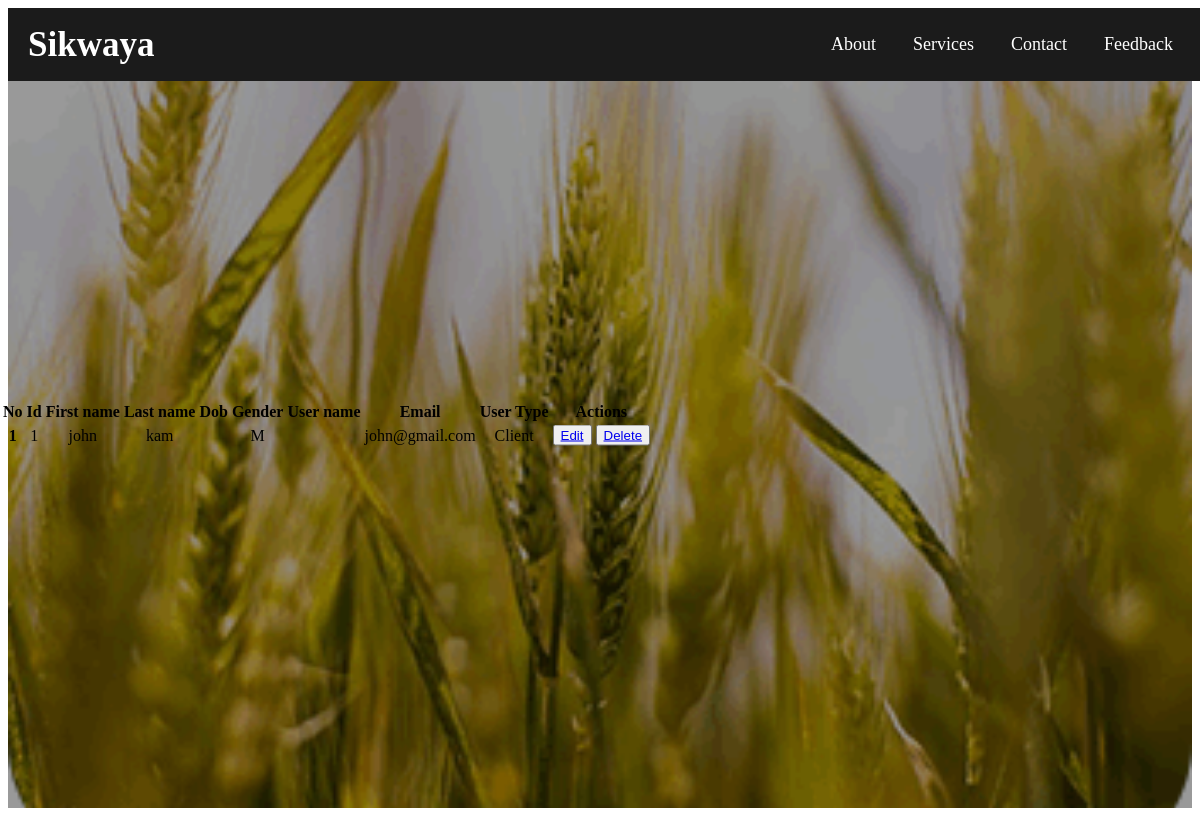
/admin/manageAccount.php, run on an earlier commit of the app's database.
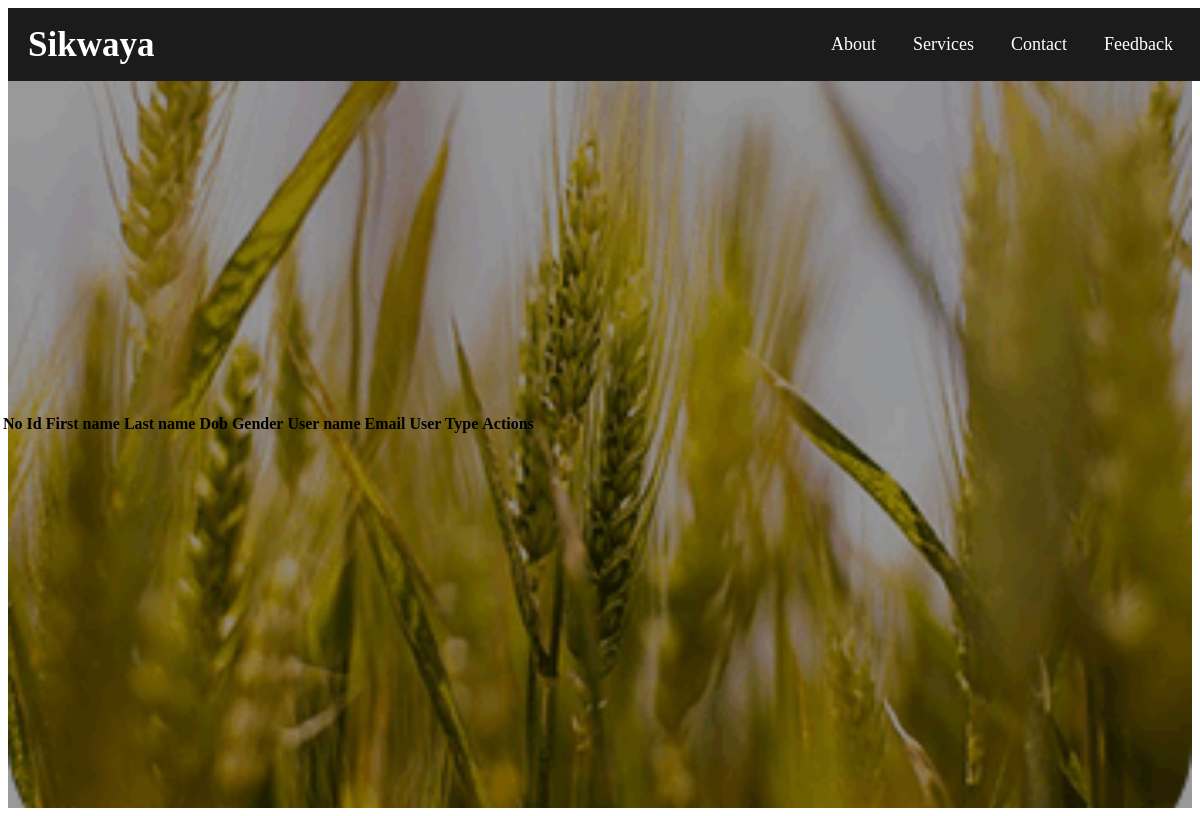
And on a later commit of the database.
### tables this page shows
CREATE TABLE `tbl_users` (
  `userId` bigint(11) NOT NULL,
  `firstname` varchar(45) NOT NULL,
  `lastname` varchar(45) NOT NULL,
  `othername` varchar(50) DEFAULT NULL,
  `dob` date DEFAULT NULL,
  `gender` varchar(45) NOT NULL DEFAULT '0',
  `username` varchar(45) NOT NULL,
  `email` varchar(45) NOT NULL,
  `password` varchar(60) NOT NULL,
  `userType` varchar(30) NOT NULL,
  `created` bigint(10) NOT NULL DEFAULT 0,
  `isdeleted` int(11) NOT NULL DEFAULT 0
);

### admin/manageAccount.php (the view, shortened to what this page needs)
<?php
      require_once "../config/dbConnect.php";
?>
<!DOCTYPE html>
<html lang="en">
  <head>
    <link rel="stylesheet" href="../css/style.css" />
  </head>
  <body>
    <nav>
      <div class="menu">
        <div class="logo">
          <a href="index.html">Sikwaya</a>
        </div>
        <ul>
          <li><a href="../about.html">About</a></li>
          <li><a href="../Services.html">Services</a></li>
          <li><a href="../contact.html">Contact</a></li>
          <li><a href="../feedback.html">Feedback</a></li>
        </ul>
      </div>
    </nav>
    <div class="img"></div>
    <div class="center">
    <div class="home-content">
    <div class="bootstrap-three">
    <div class="container">
     <table class="table table-hover">
  <thead>
    <tr>
      <th scope="col">No</th>
      <th scope="col">Id</th>
      <th scope="col">First name</th>
    <th scope="col">Last name</th>
      <th scope="col">Dob</th>
      <th scope="col">Gender</th>
    <th scope="col">User name</th>
      <th scope="col">Email</th>
      <th scope="col">User Type</th>
    <th scope="col">Actions</th>
    </tr>
  </thead>
  <tbody>
  <?php
  $cn=0;
  $res_tbl_users = $dbConn->query("SELECT * FROM `tbl_users` WHERE userType <> 'admin'");
  while($row_tbl_users = $res_tbl_users->fetch_assoc()){ $cn++;?>
    <tr>
      <th scope="row"><?php print $cn; ?></th>
      <td><?php print $row_tbl_users["userId"];?></td>
      <td><?php print $row_tbl_users["firstname"];?></td>
      <td><?php print $row_tbl_users["lastname"];?></td>
      <td><?php print $row_tbl_users["dob"];?></td>
      <td><?php print $row_tbl_users["gender"];?></td>
      <td><?php print $row_tbl_users["username"];?></td>
      <td><?php print $row_tbl_users["email"];?></td>
      <td><?php print $row_tbl_users["userType"];?></td>
     <td>
    <button><a href="editUser.php?EditUser=<?php print $row_tbl_users["userId"];?>">Edit</a> </button>
    <button><a href="../processes/signup_process.php?DeleteUser=<?php print $row_tbl_users["userId"];?>">Delete</a></button>
    </td>
    </tr>
  <?php } ?>
  </tbody>
</table>
    </div>
    </div>
    </div>
  </body>
</html>

### css/style.css (style rules this page uses)
nav { position: fixed; background: #1b1b1b; width: 100%; padding: 10px 0; z-index: 12; }
nav .menu { max-width: 1250px; margin: auto; display: flex; align-items: center; justify-content: space-between; padding: 0 20px; }
.menu .logo a { text-decoration: none; color: #fff; font-size: 35px; font-weight: 600; }
.menu ul { display: inline-flex; }
.menu ul li { list-style: none; margin-left: 7px; }
.menu ul li:first-child { margin-left: 0px; }
.menu ul li a { text-decoration: none; color: #fff; font-size: 18px; font-weight: 500; padding: 8px 15px; border-radius: 5px; transition: all 0.3s ease; }
.img { background: url("img.png") no-repeat; width: 100%; height: 100vh; background-size: cover; background-position: center; position: relative; }
.img::before { content: ""; position: absolute; height: 100%; width: 100%; background: rgba(0, 0, 0, 0.4); }
.center { position: absolute; top: 52%; left: 50%; transform: translate(-50%, -50%); width: 100%; padding: 0 20px; text-align: center; }

What changed in the data, as far as the page shows it:
no longer on this page (row edited): tbl_users: userId "1", firstname "john", lastname "kam", gender "M", email "john@gmail.com", userType "Client"
